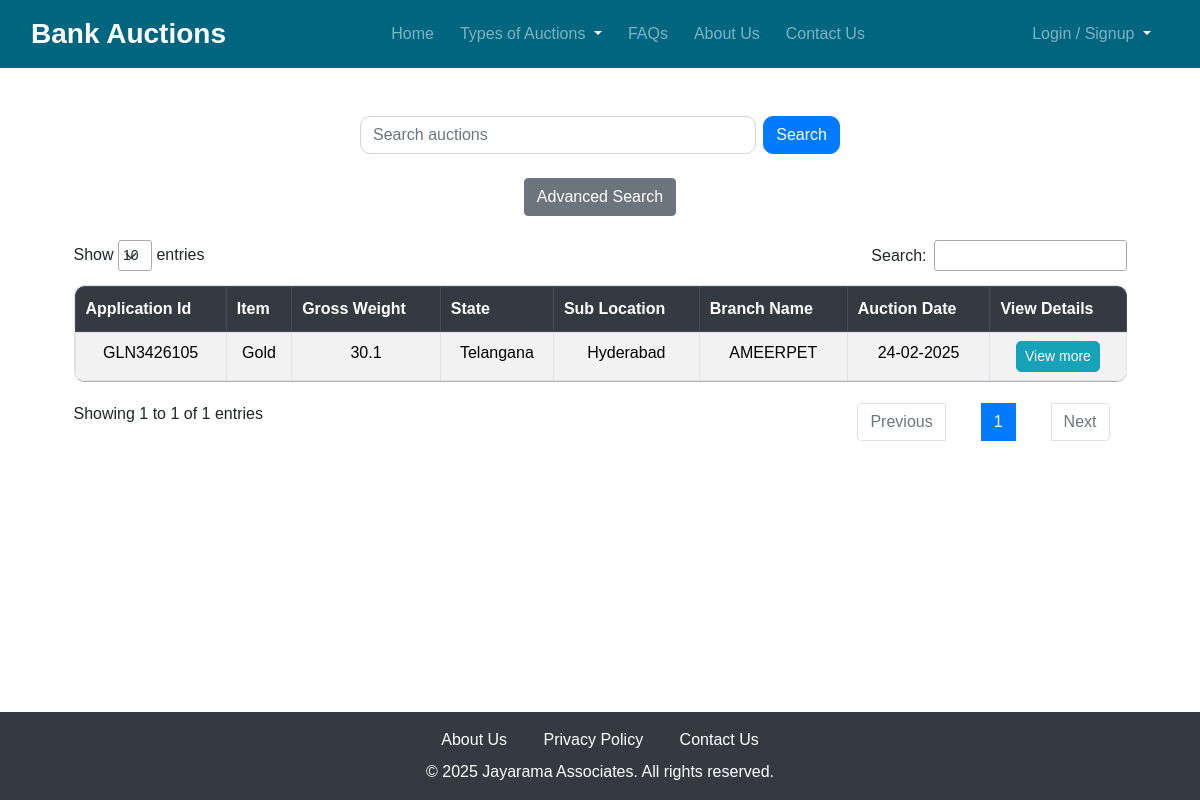
The app's page /gold-auctions/ with its own data.
### propertyapp/models.py (models this page shows, shortened)
class GoldAuction(models.Model):
    appl_apac = models.CharField(max_length=100)
    party_name = models.CharField(max_length=255, null=True, blank=True)
    item = models.ForeignKey(Items, on_delete=models.CASCADE, related_name="gold_auctions")
    gross_wgt = models.FloatField(validators=[MinValueValidator(0)])
    state = models.CharField(max_length=100)
    sub_location = models.CharField(max_length=100)
    branch_name = models.CharField(max_length=100)
    auction_date = models.DateField()
    created_at = models.DateTimeField(auto_now_add=True)
    class Meta:
        ordering = ["-created_at"]
    def get_absolute_url(self):
        return reverse('goldauction_detail', args=[str(self.id)])  # Ensure you have a corresponding URL pattern

class Items(models.Model):
    item_title = models.CharField(max_length=255)

### propertyapp/views.py (the view)
# urls.py: path('gold-auctions/', views.home_gold_auction, name='home_gold_auction'),
def home_gold_auction(request):
    properties = GoldAuction.objects.all()
    return render(request, 'properties/home_GoldAuction.html', {'properties': properties})

### propertyapp/templates/properties/home_GoldAuction.html (shortened to what this page needs)
{% extends 'properties/base.html' %}
{% load static %}
{% block extra_css %}
    <link rel="stylesheet" href="https://cdn.datatables.net/1.11.5/css/jquery.dataTables.min.css">
    <link rel="stylesheet" href="https://cdn.datatables.net/1.11.5/css/dataTables.bootstrap5.min.css">
{% endblock %}
{% block content %}
    <div class="mt-5">
        <form method="get" action="{% url 'search_property' %}" class="text-center mb-4" style="width: 40%; margin: 0 auto;">
            <div class="input-group justify-content-center">
                <input type="text" id="search-query" name="query" class="form-control me-2"
                       style="border-radius: 10px;" placeholder="Search auctions" value="{{ request.GET.query }}">
                <button type="submit" class="btn btn-primary" style="border-radius: 10px;">Search</button>
            </div>
        </form>
        <form action="{% url 'advanced_search' %}" method="get" class="text-center mb-4">
            <button type="submit" class="btn btn-secondary">Advanced Search</button>
        </form>
    </div>
    <div class="container-fluid">
        <div class="table-responsive" style="width: 90%; margin: 0 auto;">
            <table id="propertiesTable" class="table table-bordered table-striped table-hover custom-table">
                <thead class="thead-dark text-center">
                    <tr>
                        <th>Application Id</th>
                        <th>Item</th>
                        <th>Gross Weight</th>
                        <th>State</th>
                        <th>Sub Location</th>
                        <th>Branch Name</th>
                        <th>Auction Date</th>
                        <th>View Details</th>
                    </tr>
                </thead>
                <tbody class="text-center">
                    {% for property in properties %}
                        <tr>
                            <td>{{ property.appl_apac }}</td>
                            <td>{{ property.item.item_title }}</td>
                            <td>{{ property.gross_wgt }}</td>
                            <td>{{ property.state }}</td>
                            <td>{{ property.sub_location }}</td>
                            <td>{{ property.branch_name }}</td>
                            <td>{{ property.auction_date|date:"d-m-Y" }}</td>
                            <td>
                                <a href="{{ property.get_absolute_url }}" class="btn btn-info btn-sm" style="border-radius: 5px;">
                                    View more
                                </a>
                            </td>
                        </tr>
                    {% empty %}
                        <tr>
                            <td colspan="8" class="text-center text-muted">No auctions available</td>
                        </tr>
                    {% endfor %}
                </tbody>
            </table>
        </div>
    </div>
{% endblock %}

### staticfiles/css/styles.css (style rules this page uses)
html, body { height: 100%; }
body { font-family: Arial, sans-serif; }
.input-group .form-control { margin-right: 10px; }

### propertyapp/templates/properties/base.html (style rules this page uses)
html, body { height: 100%; }

### propertyapp/templates/properties/home_GoldAuction.html (style rules this page uses)
.table-responsive { overflow-x: auto; max-width: 100%; }
thead.thead-dark { background-color: #333; color: white; }
.custom-table { border-collapse: separate; border-spacing: 0; border-radius: 10px; overflow: hidden; }
.custom-table th, .custom-table td { border: 1px solid #dee2e6; padding: 12px; }
.custom-table thead tr:first-child th:first-child { border-top-left-radius: 10px; }
.custom-table thead tr:first-child th:last-child { border-top-right-radius: 10px; }
.custom-table tbody tr:last-child td:first-child { border-bottom-left-radius: 10px; }
.custom-table tbody tr:last-child td:last-child { border-bottom-right-radius: 10px; }

### records on screen
GoldAuction: appl_apac "GLN3426105", item.item_title "Gold", gross_wgt "30.1", state "Telangana", sub_location "Hyderabad", branch_name "AMEERPET", auction_date "24-02-2025"
